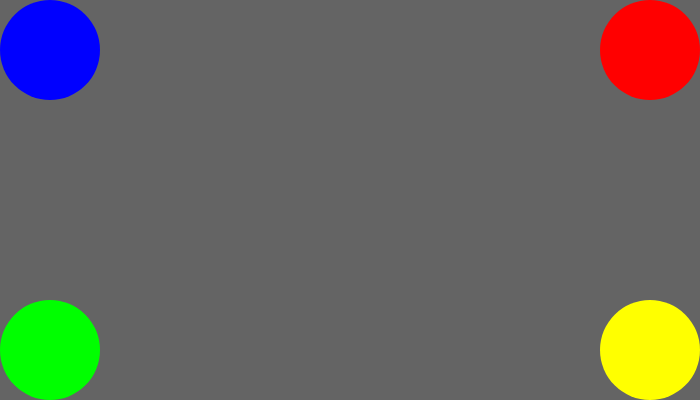
Frame 1 (no input)
Frame 60 (no input): identical to frame 1, image omitted
Frame 120 (the mouse pressed at the canvas centre since frame 60): identical to frame 1, image omitted

The p5.js sketch that drew this single still picture (run headless with seeded random() and noise() and a simulated clock; from frame 60 on, the mouse is pressed at the canvas centre):

// p5.js sketch
// ── sketch.js
//https://p5js.org

//03_Colorlines (Exercise 01)
//Link all circles with individual lines
//Color of the line is the mix of the circle colors

//Initialization function
function setup() {
  //Set the size of rendering window - pixels
  createCanvas(700, 400);

  //Size of stroke
  strokeWeight(7);

  //No stroke for shapes
  noStroke();
}

//Rendering function
function draw() {
  //Erase all canvas. Set the color to white
  background(100);

  //Top left corner shape position and color
  fill(0, 0, 255);
  ellipse(50, 50, 100, 100);

  //Top right corner shape position and color
  fill(255, 0, 0);
  ellipse(width-50, 50, 100, 100);

  //Bottom left corner shape position and color
  fill(0, 255, 0);
  ellipse(50, height-50, 100, 100);

  //Bottom right corner shape position and color
  fill(255, 255, 0);
  ellipse(width-50, height-50, 100, 100);
}
